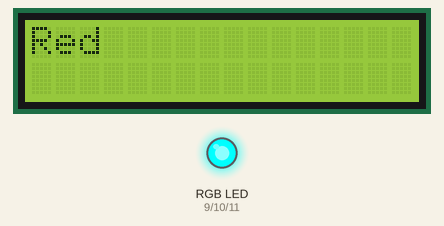
Simulated run of this sketch. Board: Arduino Uno, built with avr-gcc and run on an emulated ATmega328P. On the bench: 16×2 character LCD, an RGB LED mixed from three pins (HIGH = lit).

Above: at 0.1 s.
At 4.2 s:
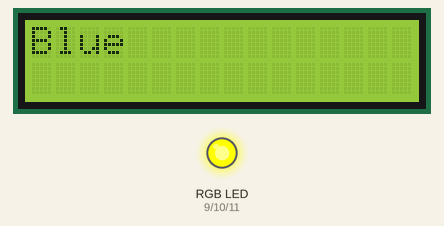
At 9.2 s:
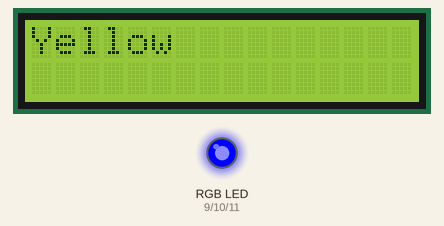
At 19.3 s:
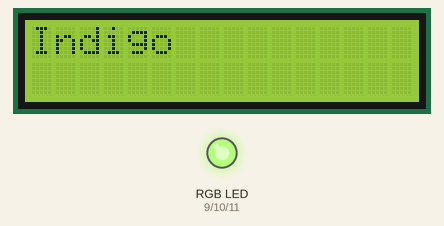
At 29.4 s:
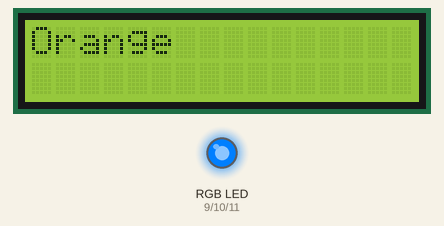
At 38.4 s:
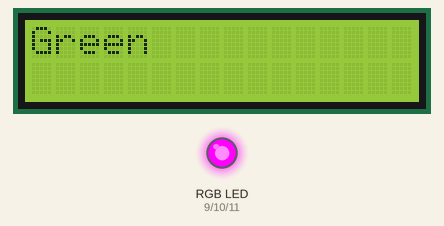
Timing chart, 0 to 40.0 s (numbered marks = the images above):
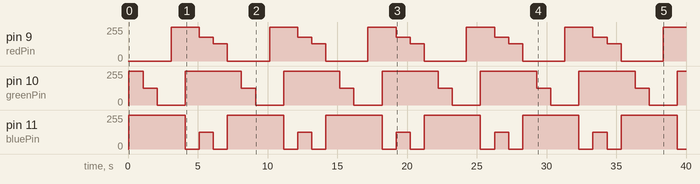

Measured:
- by itself, pin 9 (redPin): repeats every 7.1 s: 180/255 1.0 s, 128/255 1.0 s, 0/255 3.0 s, 255/255 2.0 s
- by itself, pin 10 (greenPin): repeats every 7.1 s: 127/255 1.0 s, 0/255 2.0 s, 255/255 4.0 s
- by itself, pin 11 (bluePin): repeats every 7.1 s: 0/255 1.0 s, 125/255 1.0 s, 0/255 1.0 s, 255/255 4.0 s
- what the display in image 1 shows lasts 1.0 s, from 4.1 s to 5.1 s

The sketch:

lcd_i2c_with_rgb_led.ino
```cpp
#include <LiquidCrystal_I2C.h>

const int redPin = 9, greenPin = 10, bluePin = 11;
LiquidCrystal_I2C lcd(39, 16, 2);

void setup() {
  lcd.init();
  lcd.backlight();
  lcd.clear();

  pinMode(redPin, OUTPUT);
  pinMode(greenPin, OUTPUT);
  pinMode(bluePin, OUTPUT);
}

void loop() {
  lcd.setCursor(0, 0);
  lcd.clear();
  setColor(255, 0, 0, "Red");
  delay(1000);
  lcd.clear();
  setColor(255, 128, 0, "Orange");
  delay(1000);
  lcd.clear();
  setColor(255, 255, 0, "Yellow");
  delay(1000);
  lcd.clear();
  setColor(0, 255, 0, "Green");
  delay(1000);
  lcd.clear();
  setColor(0, 0, 255, "Blue");
  delay(1000);
  lcd.clear();
  setColor(75, 0, 130, "Indigo");
  delay(1000);
  lcd.clear();
  setColor(127, 0, 255, "Violet");
  delay(1000);
}

void setColor(int red, int green, int blue, String statement) {
  analogWrite(redPin, 255-red);
  analogWrite(greenPin, 255-green);
  analogWrite(bluePin, 255-blue);
  lcd.print(statement);

}
```
